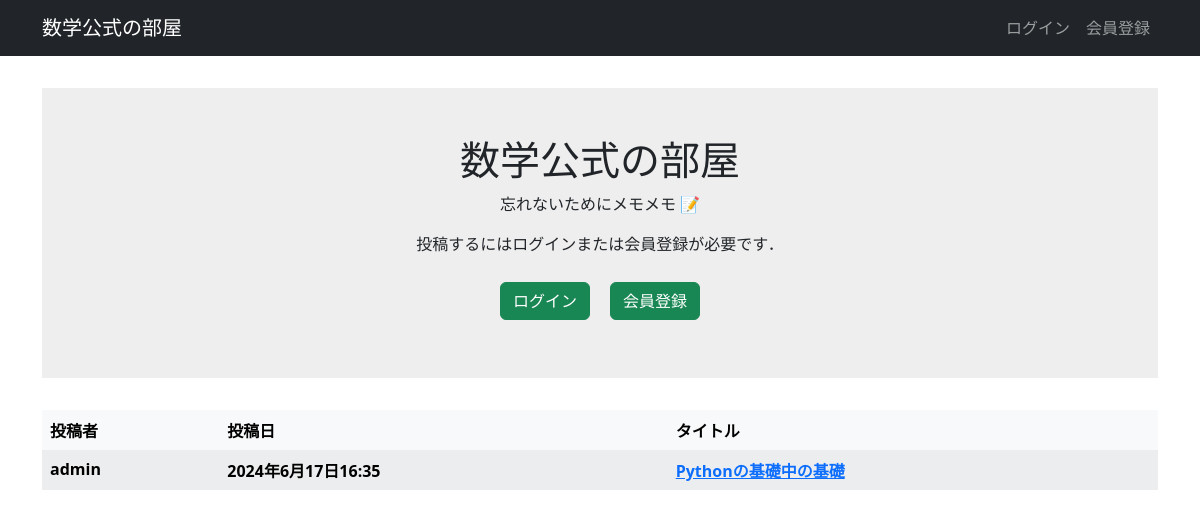
Before: / with the older database file.
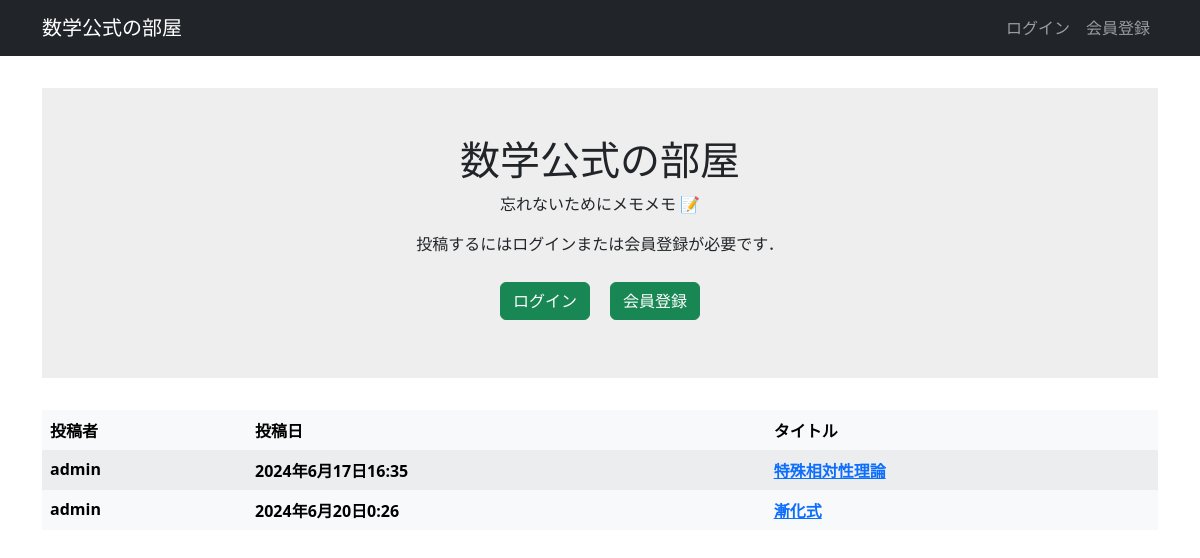
After: the same page with the newer database file.
### helloworld/models.py (models this page shows, shortened)
class Helloworld(models.Model):
    title = models.CharField('タイトル', max_length=128)
    code = models.TextField('数式', blank=True)
    description = models.TextField('説明', blank=True)
    created_by = models.ForeignKey(settings.AUTH_USER_MODEL,
                                   verbose_name='投稿者',
                                   on_delete=models.CASCADE)
    created_at = models.DateTimeField('投稿日', auto_now_add=True)
    updated_at = models.DateTimeField('更新日', auto_now=True)

### helloworld/views.py (the view)
# urls.py: path('', top, name='top'),
def top(request):
    snippets = Helloworld.objects.all() # Snippetの一覧を取得
    context = {'snippets': snippets}
    return render(request, 'snippets/top.html', context)

### helloworld/templates/snippets/top.html
{% extends 'base.html' %}
{% block main %}
<div class="welcome">
    <h1 class="title">数学公式の部屋</h1>
    <p class="subtitle">忘れないためにメモメモ 📝 </p>
    {% if user.is_authenticated %}
    <a class="btn btn-success" href="{% url 'snippet_new' %}">投稿する</a>
    {% else %}
    <p>投稿するにはログインまたは会員登録が必要です．</p>
    <div style="display: flex;">
        <a style="margin: 10px;" class="btn btn-success" href="{% url 'login' %}">ログイン</a>
        <a style="margin: 10px;" class="btn btn-success" href="{% url 'signup' %}">会員登録</a>
    </div>
    {% endif %}
</div>
{% if snippets %}
<table class="table table-light table-striped table-borderless">
    <thead>
    <tr>
        <th>投稿者</th>
        <th>投稿日</th>
        <th>タイトル</th>
    </tr>
    </thead>
    <tbody>
    {% for snippet in snippets %}
    <tr>
        <th>{{ snippet.created_by.username }}</th>
        <th>{{ snippet.created_at }}</th>
        <th><a href="{% url 'snippet_detail' snippet.id %}">{{ snippet.title }}</a></th>
    </tr>
    {% endfor %}
    </tbody>
</table>
{% else %}
<p>投稿はありません．</p>
{% endif %}
{% endblock %}

Changed rows visible on the page:
changed Helloworld: title "Pythonの基礎中の基礎" → "特殊相対性理論"
added Helloworld: created_by.username "admin", created_at "2024年6月20日0:26", title "漸化式"
